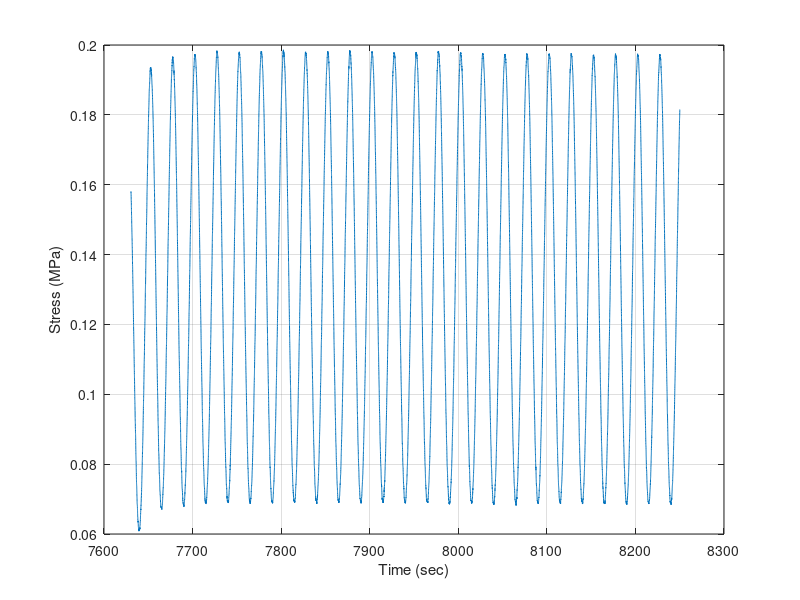

Source code (MATLAB): (Note: this script raises an error after producing the figure.)
%% Load, preprocess and plot harmonic sample data of f=0.04Hz
% Load sample data
load SampleData

% Noise removal via median filter
StrainN = medfilt1(Strain,9);
StressN = medfilt1(Stress,9);

% Plot recorded sample data
figure()
plot( Time, StressN)
xlabel('Time (sec)')
ylabel('Stress (MPa)')
grid on
%% Fit data to a sine function
% Isolate last 10 cycles where sample has equilibrated. Given the sampling
% frequency and the frequency of the harmonic, total points of the last 10
% cycles are calculated. Time, stress and strain matrices are then
% redefined for curve-fitting to a sine function. Amplitudes of stress and 
% strain harmonics are estimated and magnitude and phase are calculated.

f = 0.04;
fs = 70; 
totalPoints = fs*10/f;
Time_sd = Time(totalPoints:end);
Stress_sd = StressN(totalPoints:end);
Strain_sd = StrainN(totalPoints:end);
[mag,phase,cfStrain,cfStress] = fitToSine(Time_sd,Strain_sd,Stress_sd);
%% Evaluate curve-fitting

fitStrain = cfStrain.a + cfStrain.ampl*sin(2*pi*f*Time_sd + cfStrain.phi);
fitStress = cfStress.a + cfStress.ampl*sin(2*pi*f*Time_sd + cfStress.phi);

figure()
subplot(2,1,1)
plot(Time_sd,Strain_sd,Time_sd,fitStrain)
grid on
ylabel('Strain %')
subplot(2,1,2)
plot(Time_sd,Stress_sd,Time_sd,fitStress)
grid on
xlabel('Time (sec)')
ylabel('Stress (MPa)')


